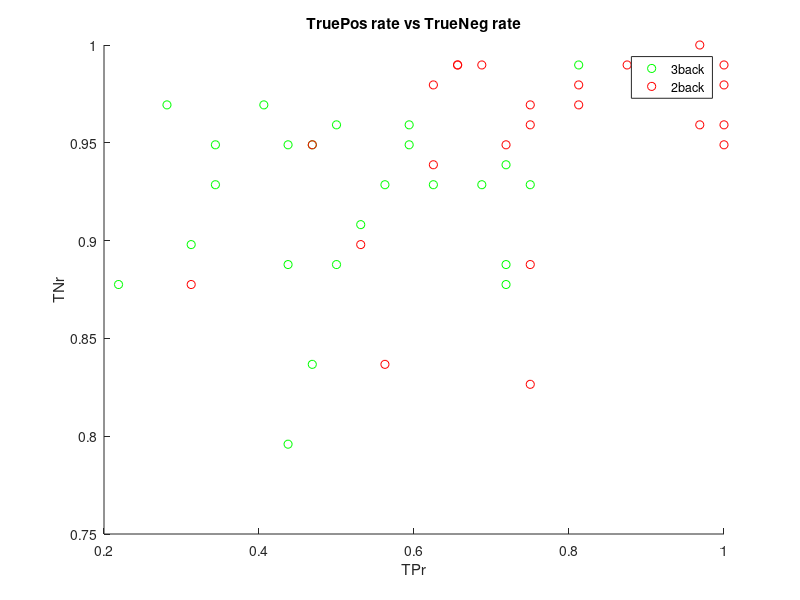

Write the MATLAB code that produced this figure. (Note: this script raises an error after producing the figure.)
% load(fullfile('X:\DATA\_RAW\GOSS100_noStimH','noStimH_PRE.mat'));
load('GOSS100_noStimH_PRE.mat');
%% True pos rate vs true neg rate
plot(perf_.TPr(:,2),perf_.TNr(:,2),'go')
hold on
plot(perf_.TPr(:,1),perf_.TNr(:,1),'ro')
box off
legend('3back','2back')
title('TruePos rate vs TrueNeg rate')
xlabel('TPr')
ylabel('TNr')

%% dPrime, 2 vs 3
u30 =logical([1 0 1 1 0 0 1 1 0 1 1 0 0 0 1 0 1 0]);

D=dir('X:\DATA\_RAW\GOSS100_noStimH');
D=D(3:end);
D=D([D.isdir]);
ind=[];
for ii=[1:6 8:numel(D)]
  load(fullfile(D(ii).folder,D(ii).name,sprintf('GOSS10%.2d_CT_PRE.mat',ii)));
  ind=[ind; data.seq1.back];
end


plot(perf_.dPrime(ind==2,1),perf_.dPrime(ind==2,2),'ro');
box off
title('dPrime 2back vs 3back');
xlabel('dPrime 2back')
ylabel('dPrime 3back')
hold on
plot(perf_.dPrime(ind==3,1),perf_.dPrime(ind==3,2),'bo');
xlim([0 5])
ylim([0 5])
grid on
plot(perf_.dPrime(u30,1),perf_.dPrime(u30,2),'k.');
plot(0:5,0:5,'--','Color',[.8 .8 .8]);

legend('2back first','3back first','under 30')

hold off

%% All, 2vs3
ax=axes;
F=fieldnames(perf_);
for ii=F(1:end-1)'
plot(perf_.(ii{:})(:,1),perf_.(ii{:})(:,2),'o')
hold on
end
box(ax,'off');
legend(F(1:end-1)');
xlabel('2back')
ylabel('3back')
title('All indexes, 2 vs 3')